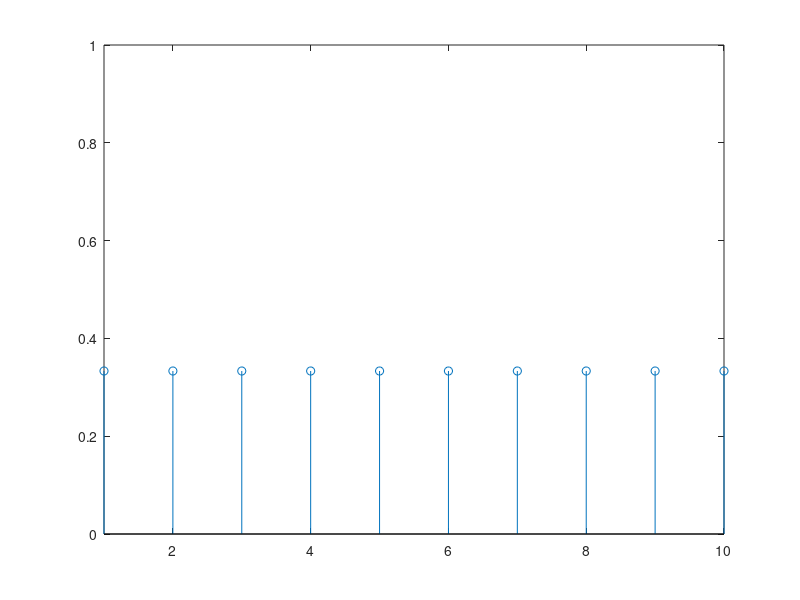

Write the MATLAB code that produced this figure.
clear;
clc;
clf;

x = [1/3,1/3,1/3,1/3,1/3,1/3,1/3,1/3,1/3,1/3];
y = [1,2,3,4,5,6,7,8,9,10];

stem(y,x);
axis([1 10 0 1]);